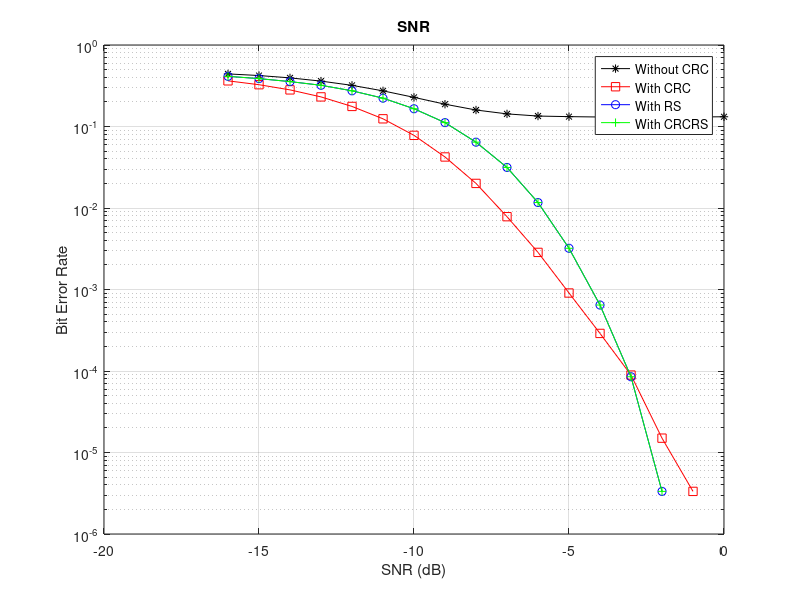

The MATLAB script that drew this image:
clc
clear all
close all


%% ================================= CRC Type
lora_ber = load("lora_ber.mat").BER;
lora_crc_ber = load("lora_crc_ber.mat").BER;
lora_rs_ber = load('lora_rs_ber.mat').BER;
lora_crcrs_ber = load('lora_rs_ber.mat').BER;
snr = load("snr_crc.mat").snr;



figure(1)
semilogy(snr, lora_ber,'-*','color','k');
hold on
semilogy(snr, lora_crc_ber,'-s','color','r');
semilogy(snr, lora_rs_ber,'-o','color','b');
semilogy(snr, lora_crcrs_ber,'-+','color','g');
legend('Without CRC', 'With CRC', 'With RS', 'With CRCRS')
grid
xlabel('SNR (dB)')
ylabel('Bit Error Rate')
hold off
title('SNR');
